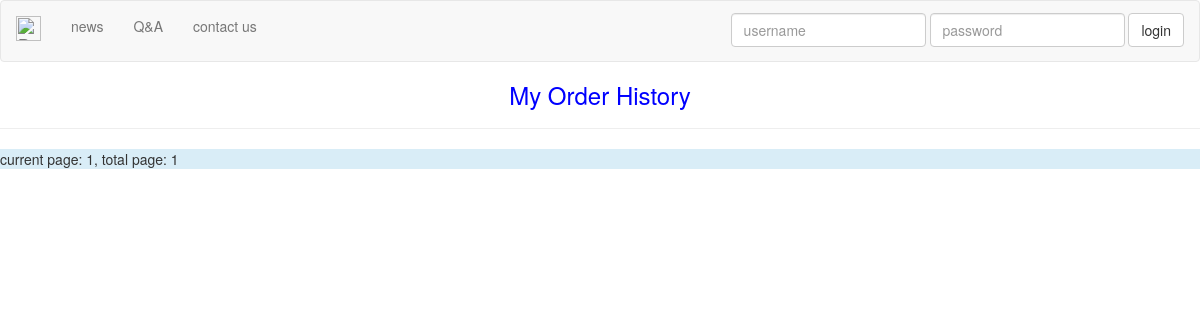
Page /shopping/order/view/ on the earlier database version.
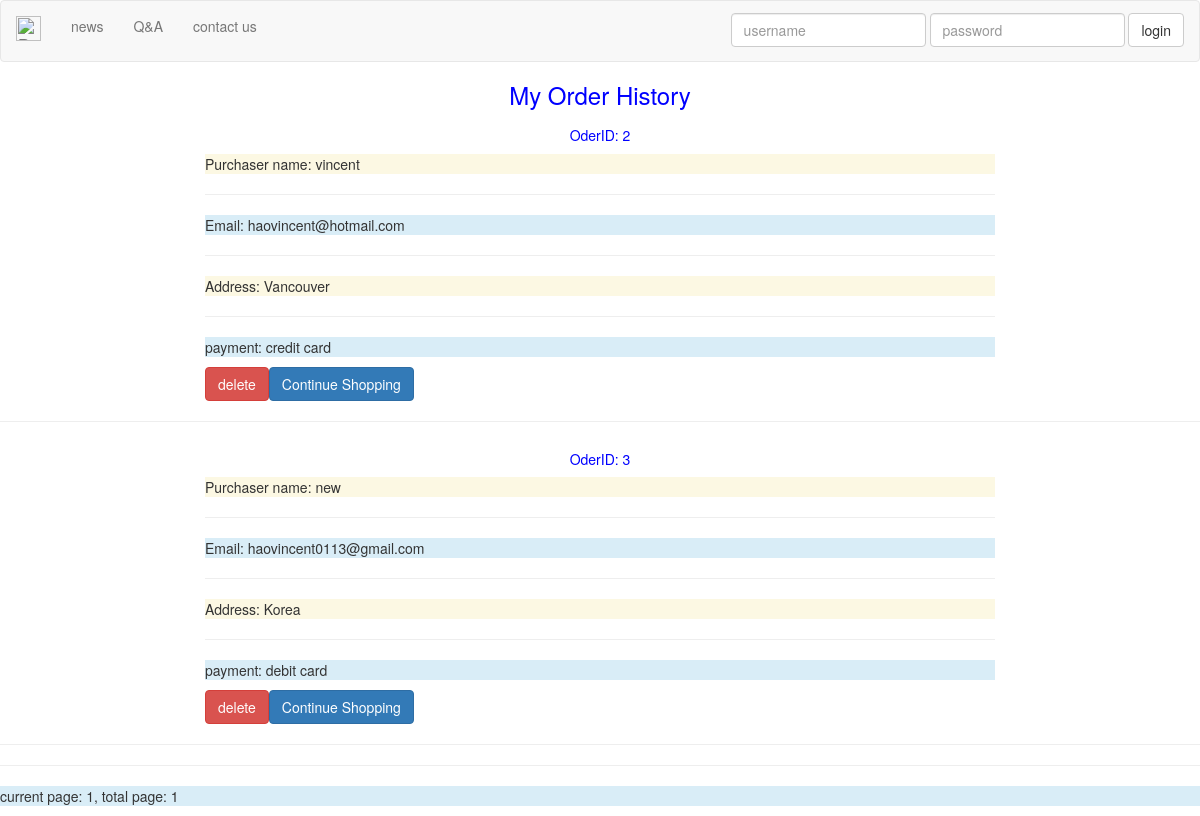
Same page on the later database version.
### shopping/models.py (models this page shows)
class Order(models.Model):
	name = models.CharField(max_length=100)
	email = models.EmailField()
	address = models.TextField()
	payment = models.CharField(max_length=50)

### shopping/views.py (the view)
def view_order(request):
	order_list = Order.objects.all()
	paginator = Paginator(order_list, 15)
	page = request.GET.get('page')
	try:
		orders = paginator.page(page)
	except PageNotAnInteger:
		orders = paginator.page(1)
	except EmptyPage:
		orders = paginator.page(paginator.num_pages)
	template = loader.get_template('shopping/view_order.html')
	context = {'orders': orders}
	return HttpResponse(template.render(context, request))

### shopping/templates/shopping/view_order.html (shortened to what this page needs)
{% extends "base.html" %}
{% block title %} <h3 style="color:blue;text-align:center;">My Order History</h3> {% endblock %}
{% block content %}
{% for item in orders.object_list %}
<div class="row">
	<div class="col-md-8 col-md-offset-2">
		<h5 style="color:blue;text-align:center;">OderID: {{item.id}}</h5>
		<p class="bg-warning">Purchaser name: {{item.name}}</p>
		<hr>
		<p class="bg-info">Email: {{item.email}}</p>
		<hr>
		<p class="bg-warning">Address: {{item.address}}</p>
		<hr>
		<p class="bg-info">payment: {{item.payment}}</p>
		<a class="btn btn-primary" href="{% url 'shopping.views.catalog' %}">Continue Shopping</a>
		<a type="button" class="btn btn-danger"  style="float:left" href="{% url 'shopping.views.delete_order' item.id %}">delete</a>
	</div>
</div>
<hr>
{% endfor %}
		<hr>
		<p class="bg-info">current page: {{ orders.number }}, total page: {{ orders.paginator.num_pages }}</pe>
{% endblock %}

### shopping/templates/base.html (shortened to what this page needs)
<html>
<head>
	{% load staticfiles %}
	<link rel="stylesheet" type="text/css" href="{% static 'shopping/bootstrap.min.css' %}">
</head>
<body>
<nav class="navbar navbar-default">
  <div class="container-fluid">
    <div class="navbar-header">
      <a class="navbar-brand" href="#">
		<img alt="Brand" src="http://www.iconarchive.com/download/i77853/custom-icon-design/pretty-office-11/shop.ico" width="25px" height="25px">
	  </a>
    </div>
    <div class="collapse navbar-collapse">
      <ul class="nav navbar-nav">
        <li><a href="#">news</a></li>
		<li><a href="#">Q&A</a></li>
		<li><a href="#">contact us</a></li>
	  </ul>
	  <ul class="nav navbar-nav navbar-right" style="margin-top:12px">
		{% if request.user.is_authenticated %}
		<div>
            <a class="btn btn-info" disabled="disabled">Welcome, {{request.user}}</a>
            <a style="margin-left:3px;"class="btn btn-danger" href="{% url 'shopping.views.logout_view' %}">logout</a>
        </div>
		{% else %}
		<form action="{% url 'shopping.views.login_view' %}" method="post" class="form-inline">
			<input name="username" type="text" class="form-control" placeholder="username">
			<input name="password" type="password" class="form-control" placeholder="password">
			<button type="submit" class="btn btn-default">login</button>
		</form>
		{% endif %}
	  </ul>
	</div>
   </div>
</nav>
<div>{% block title %}{% endblock %}</div>
<div>{% block content %}{% endblock %}</div>
</body>
</html>

Differences in the rows shown:
added Order: id "2", name "vincent", email "haovincent@hotmail.com", address "Vancouver", payment "credit card"
added Order: id "3", name "new", email "haovincent0113@gmail.com", address "Korea", payment "debit card"
